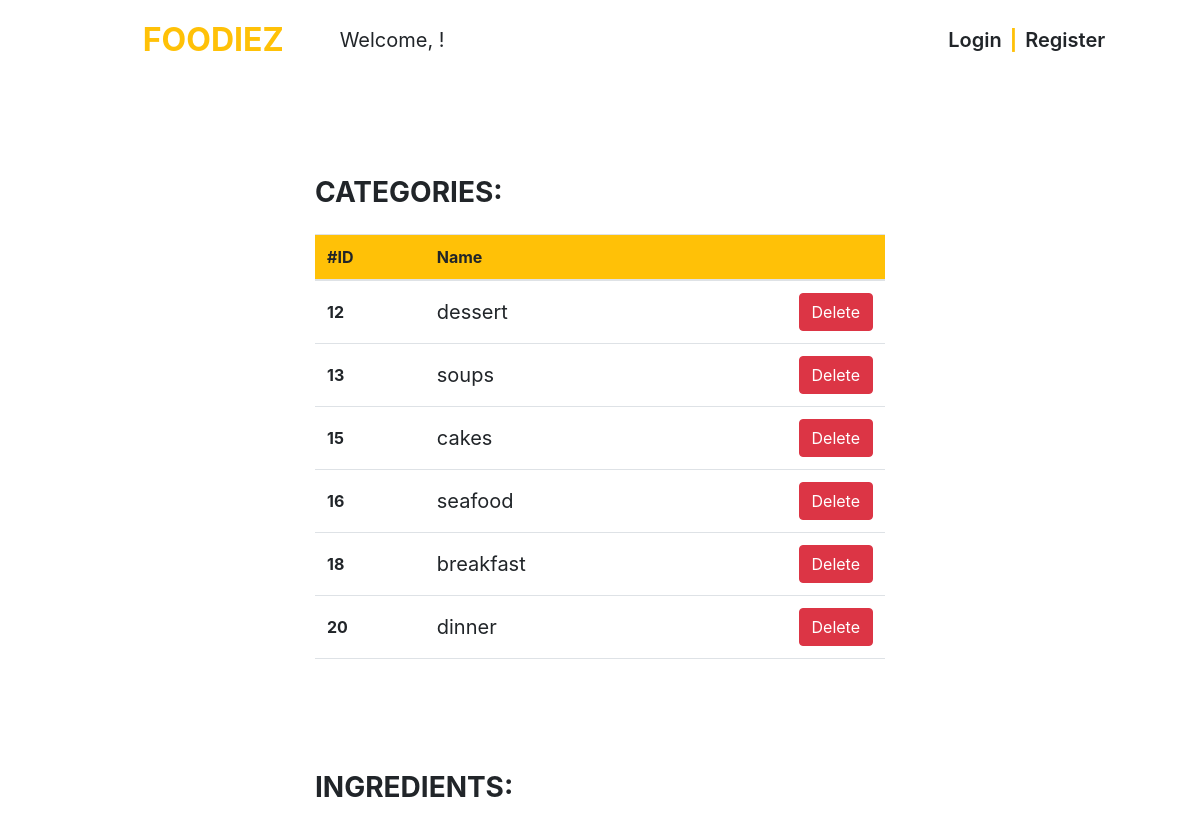
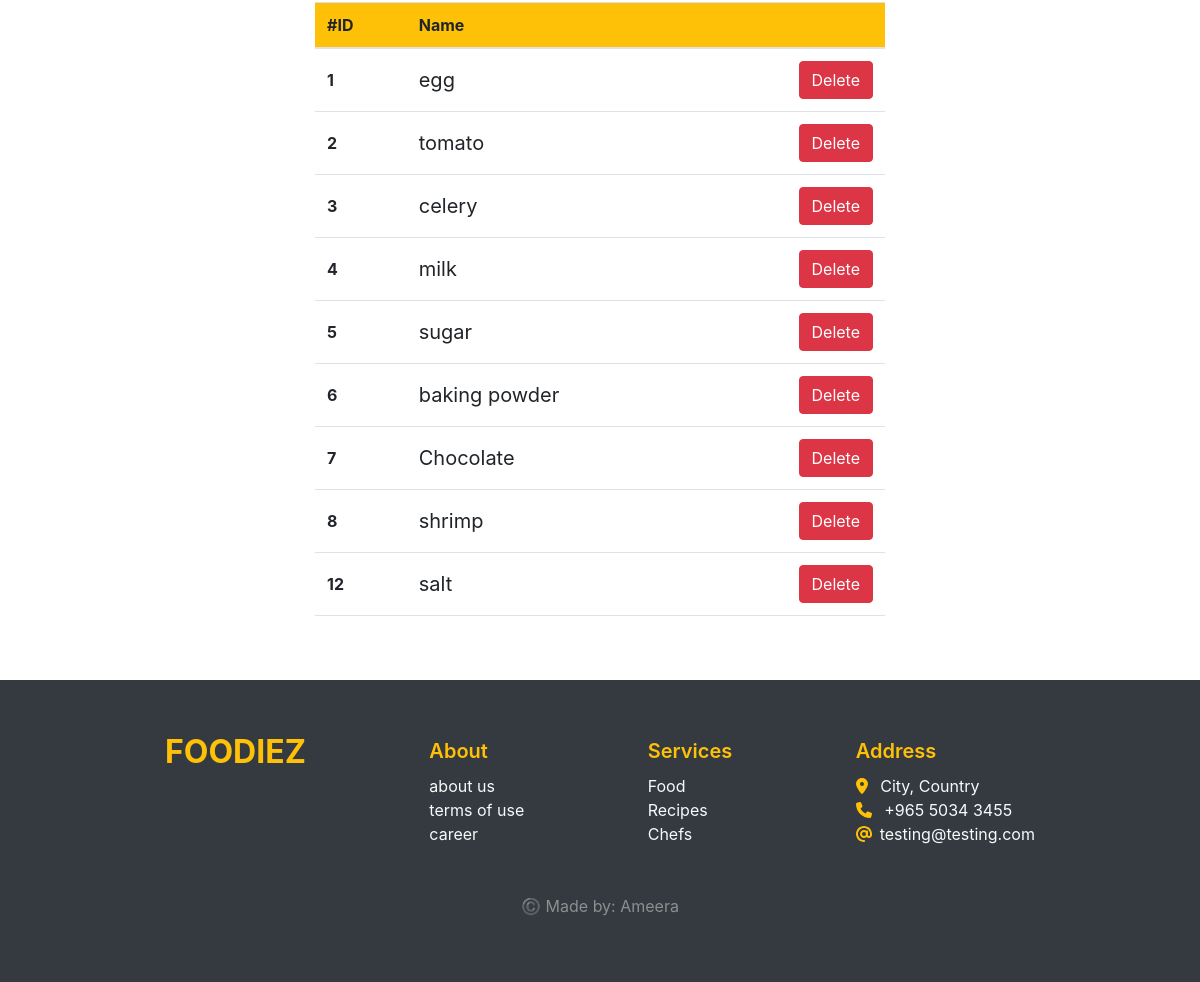
Before: /admin-page/ with the older database file (2 pictures, top to bottom).
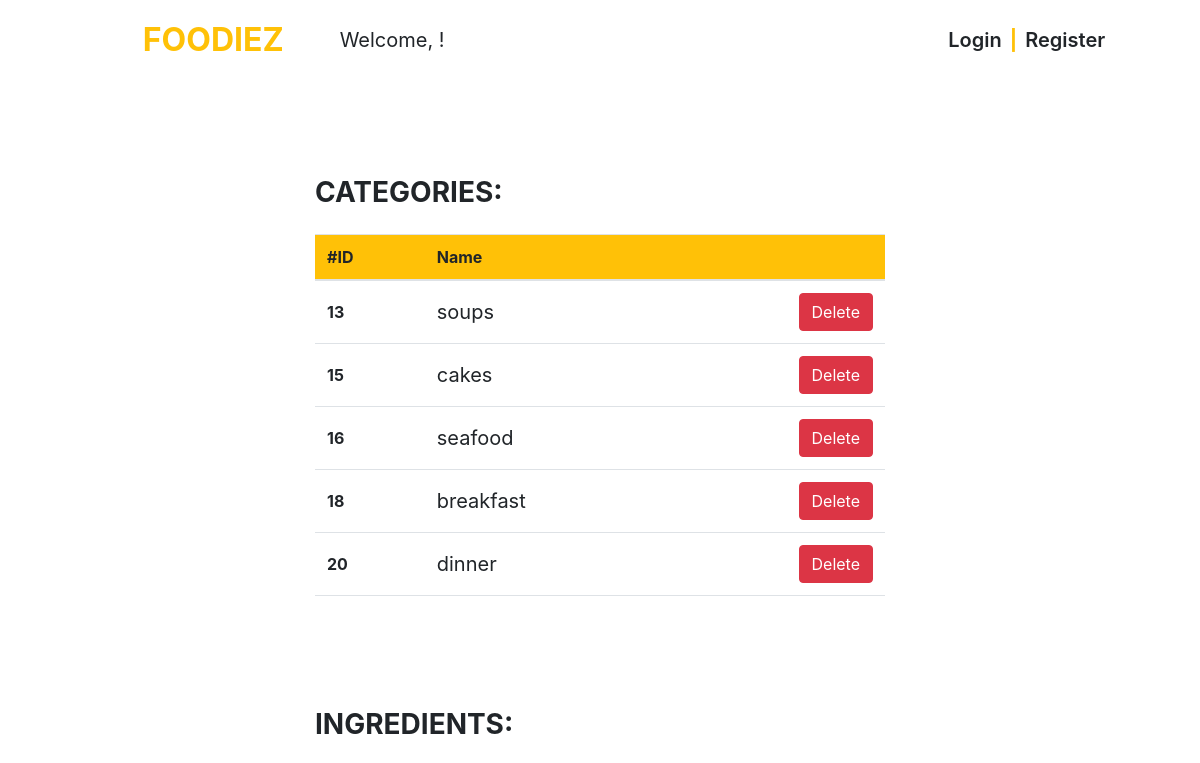
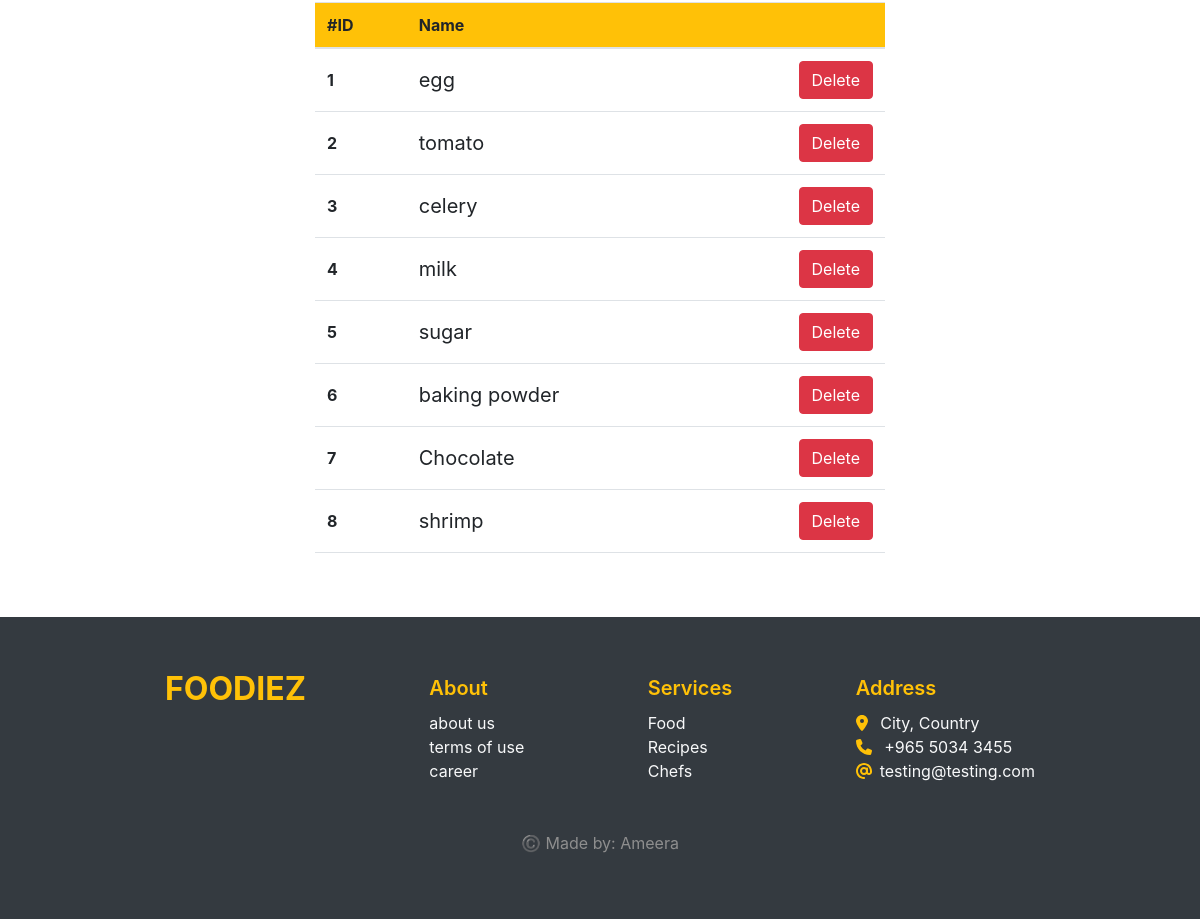
After: the same page with the newer database file (2 pictures, top to bottom).
### food/models.py (models this page shows, shortened)
class Category(models.Model):
    name = models.CharField(max_length=100, unique=True)

class Ingredient(models.Model):
    name = models.CharField(max_length=100, unique=True)

### food/views.py (the view)
# urls.py: path("admin-page/", views.admin_view, name="admin-page"),
def admin_view(request):
    categories = Category.objects.all()
    ingredients = Ingredient.objects.all()
    context = {
        "categories": categories,
        "ingredients": ingredients,
    }
    return render(request, 'pages/admin_page.html', context)

### food/context_processor.py (called while the page is built)
def processor(request):
    register_form = RegisterForm()
    login_form = LoginForm()
    return {'register_form': register_form, "login_form": login_form,}

### food/templates/pages/admin_page.html (shortened to what this page needs)
{% extends 'base.html' %}
{% load bootstrap4 %}
{% block content %}
<section class="container w-50 py-5 my-5">
    <h1 class="fs-3 fw-bold text-uppercase mb-4">Categories:</h1>
    <table class="table table-hover">
        <thead>
            <tr class="bg-warning">
                <th scope="col">#ID</th>
                <th scope="col">Name</th>
                <th scope="col"></th>
            </tr>
        </thead>
        <tbody>
            {% for category in categories %}
            <tr>
                <th scope="row" class="align-middle">{{ category.id }}</th>
                <td class="fs-5 align-middle">{{ category.name}}</td>
                <td>
                    <div class="float-right">
                        <a href="{% url 'delete-category' cat_id=category.id%}" class="btn btn-danger confirm-delete" data-bs-toggle="modal" data-bs-target="#confirmDeleteModal" id="deleteButton{{category.id}}">Delete</a>
                    </div>
                </td>
            </tr>
            {% endfor %}
        </tbody>
    </table>
</section>
<section class="container w-50 pb-5 mt-5">
    <h1 class="fs-3 fw-bold text-uppercase mb-4">ingredients:</h1>
    <table class="table table-hover">
        <thead>
            <tr class="bg-warning">
                <th scope="col">#ID</th>
                <th scope="col">Name</th>
                <th scope="col"></th>
            </tr>
        </thead>
        <tbody>
            {% for ingredient in ingredients %}
            <tr>
                <th scope="row" class="align-middle">{{ ingredient.id }}</th>
                <td class="fs-5 align-middle">{{ ingredient.name}}</td>
                <td>
                    <div class="float-right">
                        <a href="{% url 'delete-ingredient' ing_id=ingredient.id%}" class="btn btn-danger confirm-delete" data-bs-toggle="modal" data-bs-target="#confirmDeleteModal" id="deleteButton{{ingredient.id}}">Delete</a>
                    </div>
                </td>
            </tr>
            {% endfor %}
        </tbody>
    </table>
</section>
{% endblock content %}

Changed rows visible on the page:
removed Category: id "12", name "dessert"
removed Ingredient: id "12", name "salt"
